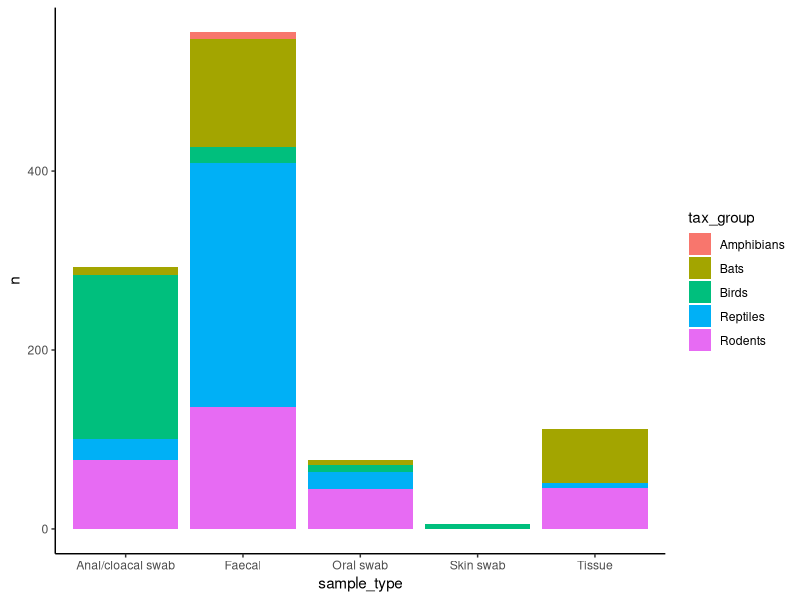
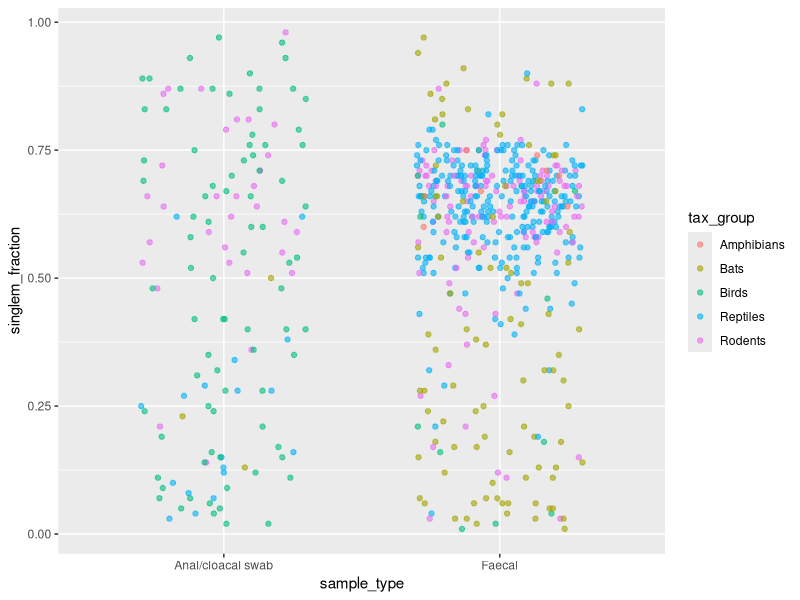
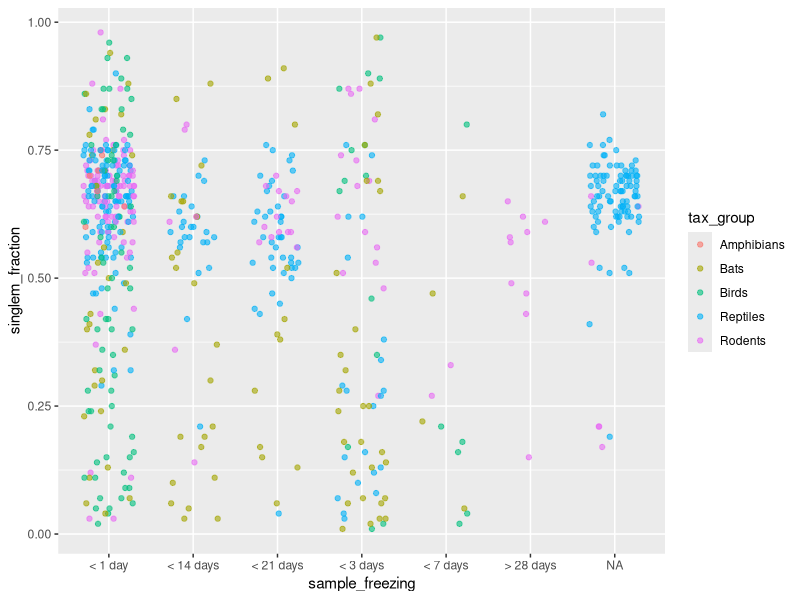
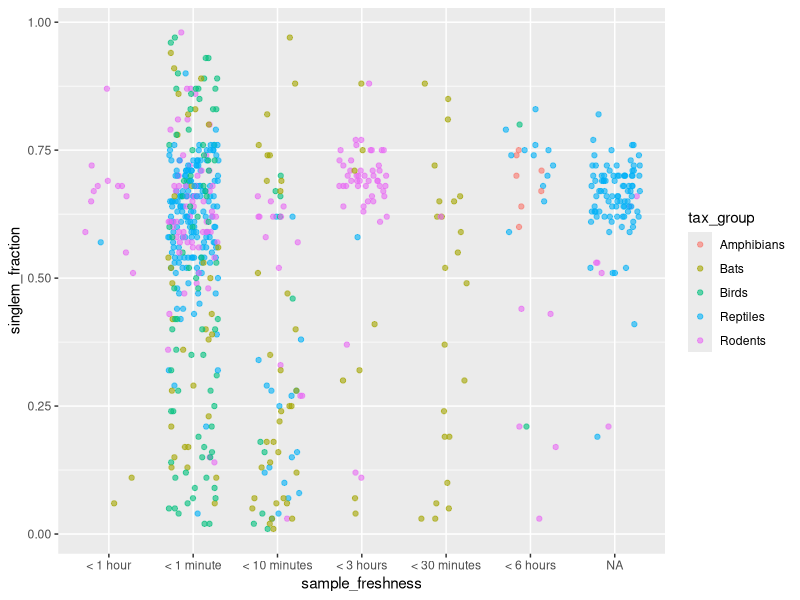
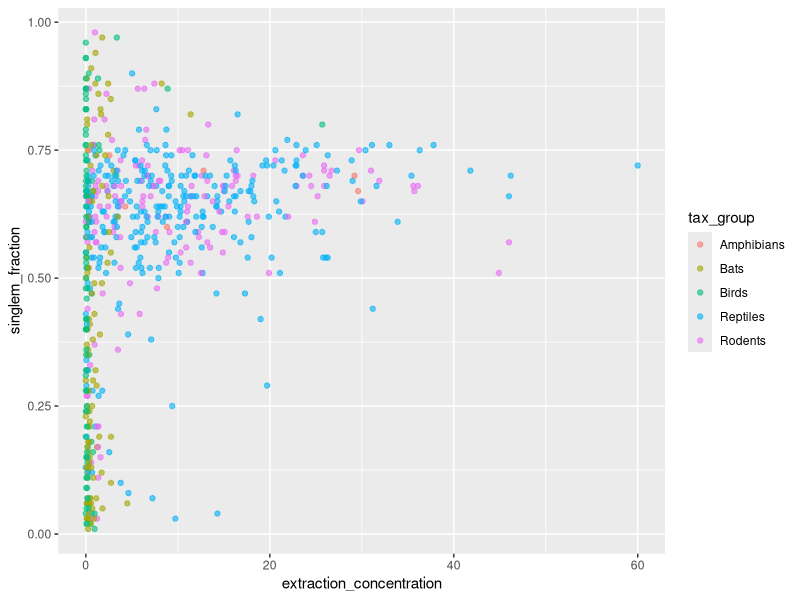
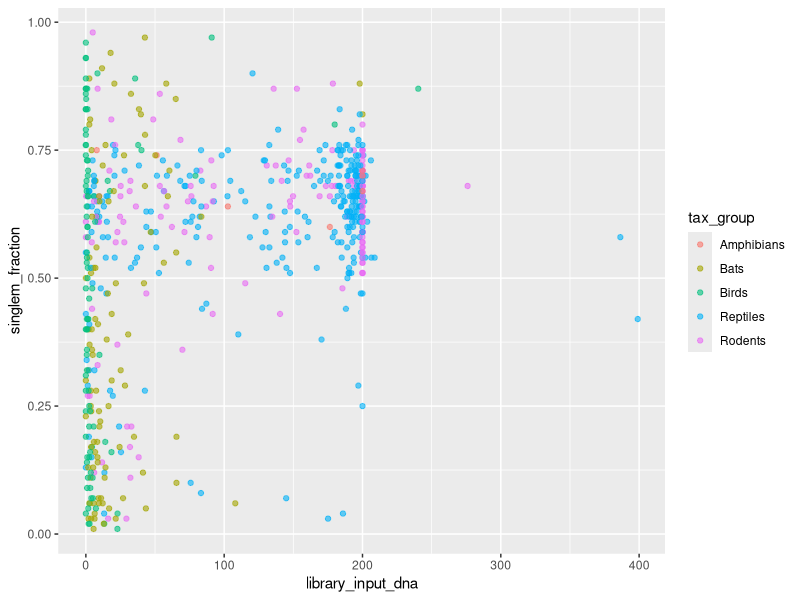
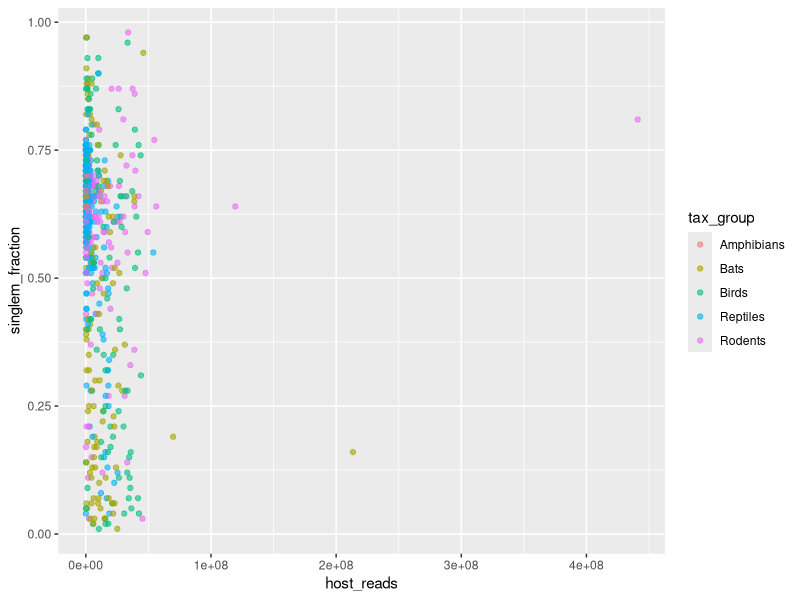
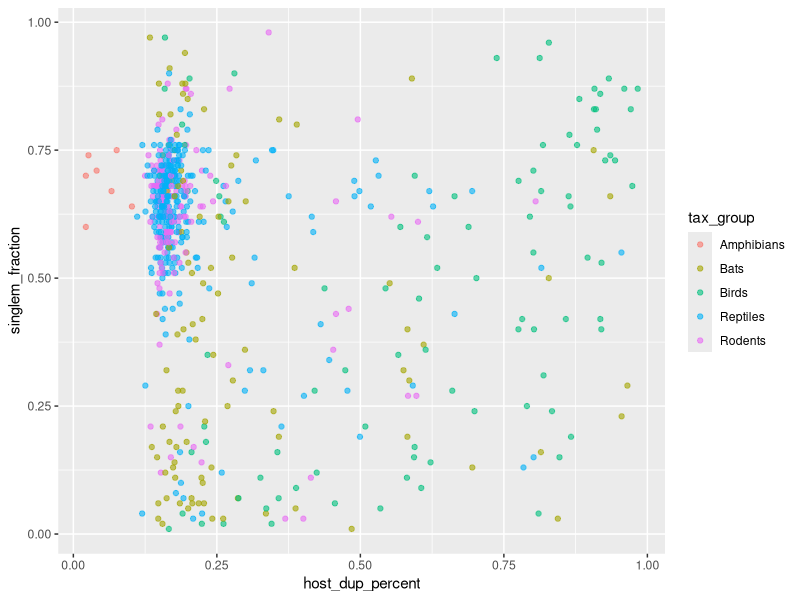

Source code (R) for these figures, in order:
## ---- chunk 1
knitr::opts_chunk$set(echo = TRUE)
## ---- chunk 2
#load libs:
library(tidyverse)
## ---- chunk 3
df <- read_delim("../data/combined.tsv")

# Sample types per tax_group
df %>%
  group_by(sample_type, tax_group) %>%
  summarise(n = n()) %>%
  ggplot(aes(x = sample_type, y = n, fill = tax_group)) +
  geom_col() +
  theme_classic()

# Keep only faecal/cloacal
df_faec_cloa <- df %>%
  filter(sample_type != "Tissue" & sample_type != "Skin swab" & sample_type != "Oral swab") %>%
  filter(singlem_fraction < 1) %>%
  filter(singlem_fraction != 0 | singlem_fraction != 0.00)

# Faecal vs cloacal singlem
df_faec_cloa %>%
  ggplot(aes(x = sample_type, y = singlem_fraction, colour = tax_group)) +
  geom_jitter(height = 0, width = 0.3, alpha = 0.6)

# Time to freezing
df_faec_cloa %>%
  ggplot(aes(x = sample_freezing, y = singlem_fraction, colour = tax_group)) +
  geom_jitter(height = 0, width = 0.3, alpha = 0.6)

# Freshness
df_faec_cloa %>%
  ggplot(aes(x = sample_freshness, y = singlem_fraction, colour = tax_group)) +
  geom_jitter(height = 0, width = 0.3, alpha = 0.6)


## Other stuff
# Extraction DNA concentration
df_faec_cloa %>%
  ggplot(aes(x = extraction_concentration, y = singlem_fraction, colour = tax_group)) +
  geom_jitter(height = 0, width = 0, alpha = 0.6)

# Lib input DNA
df_faec_cloa %>%
  ggplot(aes(x = library_input_dna, y = singlem_fraction, colour = tax_group)) +
  geom_jitter(height = 0, width = 0, alpha = 0.6)

# Host reads
df_faec_cloa %>%
  ggplot(aes(x = host_reads, y = singlem_fraction, colour = tax_group)) +
  geom_jitter(height = 0, width = 0, alpha = 0.6)

# Host dup%
df_faec_cloa %>%
  ggplot(aes(x = host_dup_percent, y = singlem_fraction, colour = tax_group)) +
  geom_jitter(height = 0, width = 0, alpha = 0.6)






## Sample types
# Lib input DNA by sample_type
df_faec_cloa %>%
  ggplot(aes(x = sample_type, y = library_input_dna, colour = tax_group)) +
  geom_jitter(height = 0, width = 0.3, alpha = 0.6)

df_faec_cloa %>%
  ggplot(aes(x = sample_type, y = extraction_concentration, colour = tax_group)) +
  geom_jitter(height = 0, width = 0.3, alpha = 0.6)

## ---- chunk 4
df <- read_delim("../data/combined.tsv")

df_meta <- df %>%
  filter(sample_type != "Tissue" & sample_type != "Skin swab" & sample_type != "Oral swab") 

#How many don't have singlem == 0 (i.e., didn't run)
df_meta_poor <- df_meta %>% 
  filter(singlem_fraction == 0.00)

#50 faecal, 150 clocal swabs
df_meta_poor %>%
  ggplot(aes(x = sample_type, y = host_percent, colour = tax_group)) +
  geom_jitter(width = 0.3, height = 0, alpha = 0.3) + 
  facet_wrap(~tax_group)

df_meta_poor %>%
  ggplot(aes(x = extraction_concentration, y = host_percent, colour = tax_group)) +
  geom_point(alpha = 0.3)

df_meta_poor %>%
  ggplot(aes(x = library_input_dna, y = host_percent, colour = tax_group)) +
  geom_point(alpha = 0.3)

df_meta_poor %>%
  ggplot(aes(x = host_dup_percent, y = host_percent, colour = tax_group)) +
  geom_point(alpha = 0.3)

